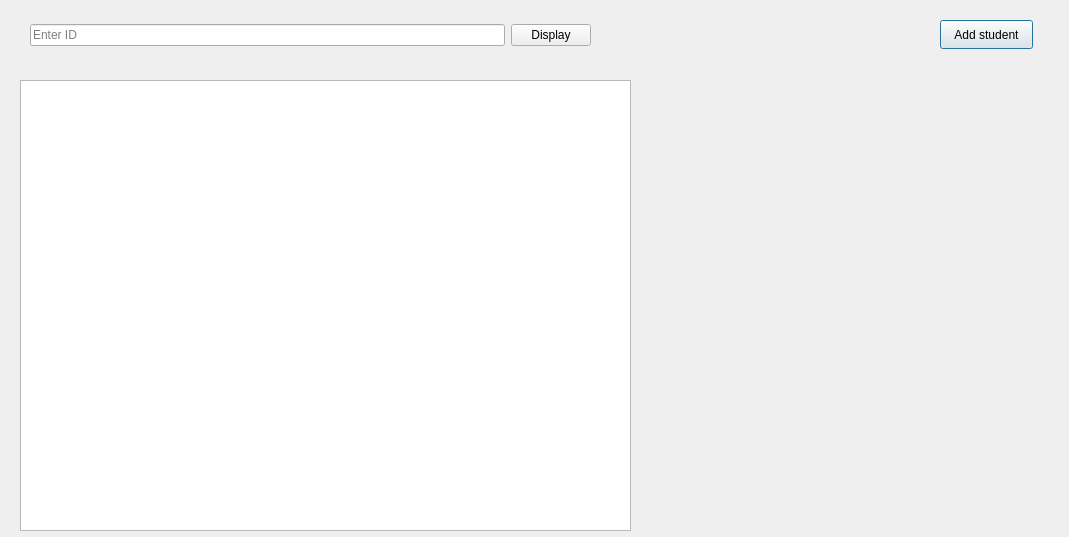
<?xml version="1.0" encoding="UTF-8"?>
<ui version="4.0">
 <class>student</class>
 <widget class="QDialog" name="student">
  <property name="geometry">
   <rect>
    <x>0</x>
    <y>0</y>
    <width>1069</width>
    <height>537</height>
   </rect>
  </property>
  <property name="windowTitle">
   <string>Dialog</string>
  </property>
  <widget class="QTableView" name="table_stu">
   <property name="geometry">
    <rect>
     <x>20</x>
     <y>80</y>
     <width>611</width>
     <height>451</height>
    </rect>
   </property>
  </widget>
  <widget class="QPushButton" name="pushButton">
   <property name="geometry">
    <rect>
     <x>940</x>
     <y>20</y>
     <width>93</width>
     <height>29</height>
    </rect>
   </property>
   <property name="text">
    <string>Add student</string>
   </property>
  </widget>
  <widget class="QWidget" name="">
   <property name="geometry">
    <rect>
     <x>30</x>
     <y>20</y>
     <width>561</width>
     <height>31</height>
    </rect>
   </property>
   <layout class="QHBoxLayout" name="horizontalLayout">
    <item>
     <widget class="QLineEdit" name="lineEdit_stu">
      <property name="text">
       <string/>
      </property>
      <property name="placeholderText">
       <string>Enter ID</string>
      </property>
     </widget>
    </item>
    <item>
     <widget class="QPushButton" name="pushButton_di">
      <property name="text">
       <string>Display</string>
      </property>
     </widget>
    </item>
   </layout>
  </widget>
 </widget>
 <resources/>
 <connections/>
</ui>
